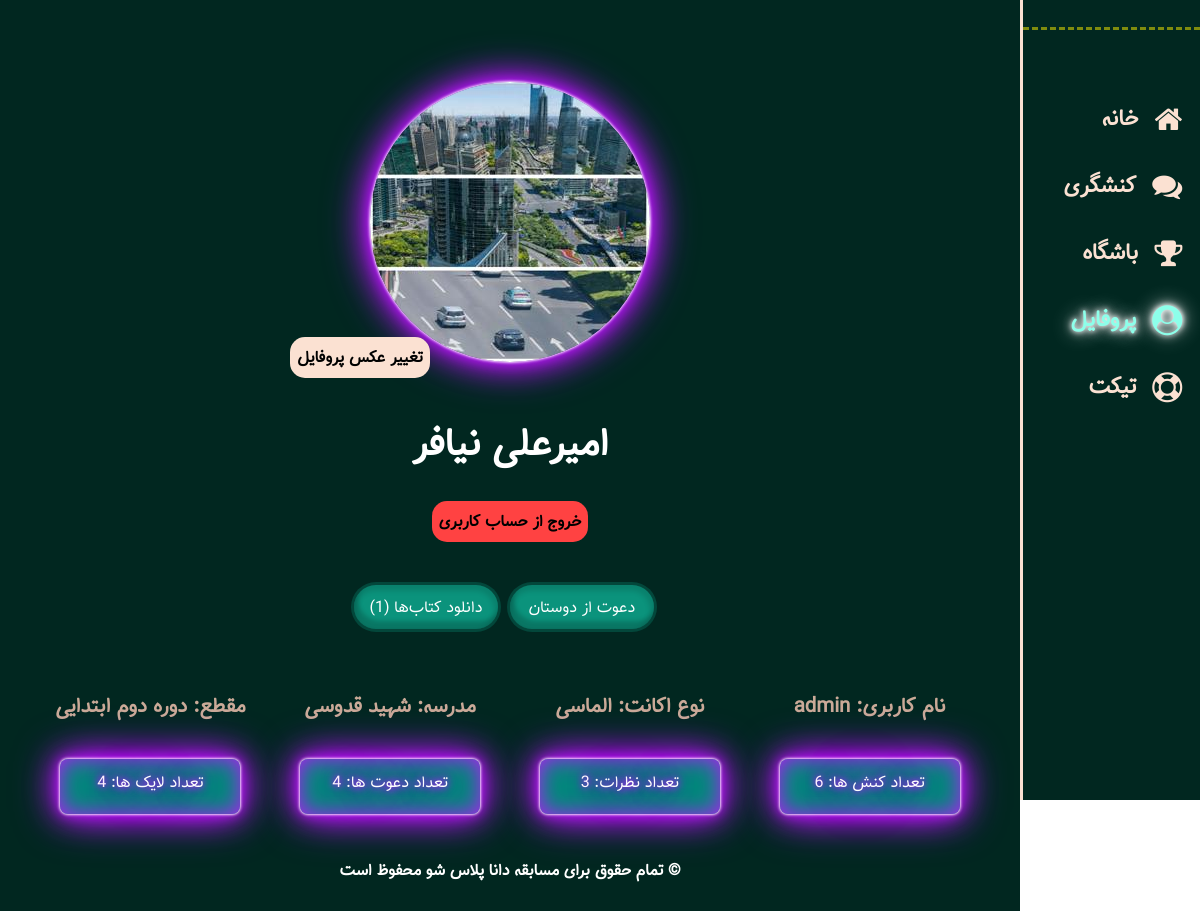
Screenshot of /profile (signed in) with the database file from the repository.
### models/user.py (models this page shows)
class User(db.Model, UserMixin):
    __tablename__ = "users"
    id = Column(Integer, primary_key=True)
    name = Column(String, nullable=False, unique=True, index=True)
    username = Column(String, nullable=False, unique=True, index=True)
    password = Column(String, nullable=False, unique=True, index=True)
    code = Column(Integer, nullable=False, unique=True, index=True)
    phone = Column(String, nullable=False, index=True)
    email = Column(String, nullable=False, index=True)
    grade = Column(String, nullable=False, index=True)
    birth = Column(String, nullable=False, index=True)  #1340 - 1397
    gender = Column(String, nullable=False, index=True)
    type = Column(String, nullable=False, index=True)
    invite_code = Column(String, nullable=False, index=True)
    invite_auth = Column(String, nullable=False, index=True)
    msg_code = Column(Integer, index=True)
    province = Column(String, index=True)
    city = Column(String, index=True)
    school_name = Column(String, index=True)
    school_type = Column(String, index=True)
    home_addres = Column(String, index=True)
    recognition = Column(String, index=True)
    final = Column(Integer, default=0, index=True)
    authentication = Column(Integer, default=0, index=True)
    downloads = Column(Integer, default=2, index=True)
    coin = Column(Integer, default=0, index=True)
    point = Column(Integer, default=0, index=True)
    badge = Column(Integer, default=0, index=True)
    like = Column(Integer, default=0, index=True)
    invite = Column(Integer, default=0, index=True)

### blueprints/user.py (the view)
@app.route("/profile", methods=["GET","POST"],  strict_slashes=False)
@login_required
def profile():
    if request.method == "POST":
        file = request.files.get("file", None)
        file.save(f"static/users/{file.filename}")
        image = Image.open(f"static/users/{file.filename}")
        resized_image = image.resize((280, 280))
        resized_image = resized_image.convert("RGB")
        resized_image.save(f"static/users/{current_user.id}.jpg", 'JPEG')
        os.remove(f"static/users/{file.filename}")
        return redirect(request.url)
    else:
        activisms = len(current_user.interactions.filter(Interaction.type=='activism', Interaction.status=='confirmed').all())
        comments = len(current_user.interactions.filter(Interaction.type=='comment', Interaction.status=='confirmed').all())
        return render_template("user/profile.html", activisms=activisms, comments=comments)

### app.py (called while the page is built)
@login_manager.user_loader
def load_user(user_id):
    return User.query.filter(User.id==user_id).first()

### templates/user/profile.html (shortened to what this page needs)
{% extends "Base.html" %}
{% block head %}
    <link rel="stylesheet" href="https://cdnjs.cloudflare.com/ajax/libs/font-awesome/4.7.0/css/font-awesome.min.css">
    <link rel="stylesheet" href="{{ url_for('static', filename='styles/user/profile.css') }}">
    {% endblock %}
    {% block body %}
    <div id="continer">
        <div id="side-wrp">
            <div id="logo-wrp">
            </div>
            <a href="{{ url_for('user.home') }}" class="icon-wrp">
                <i class="fa fa-home icon"></i>
                <h2>خانه </h2>
            </a>
            <a href="{{ url_for('user.activism') }}" class="icon-wrp">
                <i class="fa fa-comments icon"></i>
                <h2>کنشگری </h2>
            </a>
            <a href="{{ url_for('user.club') }}" class="icon-wrp">
                <i class="fa fa-trophy icon"></i>
                <h2>باشگاه </h2>
            </a>
            <a href="{{ url_for('user.profile') }}" class="icon-wrp active">
                <i class="fa fa-user-circle icon"></i>
                <h2>پروفایل </h2>
            </a>
            <a href="{{ url_for('user.ticket') }}" class="icon-wrp">
                <i class="fa fa-life-saver icon"></i>
                <h2>تیکت </h2>
            </a>
        </div>
        <div id="content-wrp">
            <div id="heading">
                <img id="h-im" src="/static/users/{{current_user.id}}.jpg"  onerror="this.onerror=null; this.src=`{{ url_for('static', filename='main_img/user.jpg') }}`;" alt="" width="280">
                <label for="file">تغییر عکس پروفایل</label>
                <br class="mob">
                <h1>{{current_user.name}}</h1>
                <div id="log_out" onclick="log_out()">خروج از حساب کاربری</div>
            </div>
            <div id="main">
                <div class="task_bar">
                    {% if current_user.authentication==1 and current_user.final==1 %}
                        <a href="{{ url_for('user.invites') }}" class="invite_link task_link"><button class="invite_btn task_btn">دعوت از دوستان</button></a>
                        {% if current_user.downloads != 0 %}
                        <a href="/download" onclick="setInterval(function() {location.reload();}, 1000);" class="down_link task_link"><button class="down_btn task_btn">دانلود کتاب‌ها ({{current_user.downloads}})</button></a>
                        {% else %}
                        <a class="down_link task_link"><button disabled class="down_btn task_btn">دانلود کتاب‌ها ({{current_user.downloads}})</button></a>
                        {% endif %}
                    {% endif %}
                </div>
                <div class="about">
                    <h3>نام کاربری: {{current_user.username}}</h3>
                    <h3>نوع اکانت: {{"الماسی" if current_user.authentication == 1 and current_user.final == 1  else "طلایی" if current_user.final == 1 else "نقره‌ای" if  current_user.authentication == 1 else "برنزی"}}</h3>
                    <h3>مدرسه: {{current_user.school_name}} </h3>
                    <h3>مقطع: {{"دوره اول ابتدایی" if current_user.grade == 1 else "دوره دوم ابتدایی" if current_user.grade == 2 else "دوره متوسطه اول" if current_user.grade == 3 else "دوره متوسطه دوم" if current_user.grade == 4 else "فرهنگی"}}</h3>
                </div>
                <div class="values">
                    <div class="value">
                        تعداد کنش ها: {{activisms}}
                    </div>
                    <div class="value">
                        تعداد نظرات: {{comments}}
                    </div>
                    <div class="value">
                        تعداد دعوت ها: {{current_user.invite}}
                    </div>
                    <div class="value">
                        تعداد لایک ها: {{current_user.like}}
                    </div>
                </div>
            <div id="footer">
                <h4 id="copyRight">© تمام حقوق برای مسابقه دانا پلاس شو محفوظ است</h4>
            </div>
        </div>
    </div>
{% endblock %}

### static/styles/user/profile.css (style rules this page uses)
body { min-width: 315px; }
body * { box-sizing: border-box; }
a:-webkit-any-link { color: none; cursor: pointer; text-decoration: none; }
body * { font-family: Tanha; }
body { font-family: Arial; padding: 0px; margin: 0px; }
h1 { margin-top: 10px; color: #fff; }
#h-im { margin-top: 8%; border-radius: 50%; box-shadow: 0 0 .2rem #fff, 0 0 .2rem #fff, 0 0 2rem #bc13fe, 0 0 0.8rem #bc13fe, 0 0 2.8rem #bc13fe, inset 0 0 1.3rem #bc13fe; }
#heading { display: flex; justify-content: center; align-items: center; flex-direction: column; }
#copyRight { color: white }
.icon-wrp { display: flex; justify-content: start; align-items: center; }
.icon { font-size:48px; color:#fbe1d2; margin-left: 10%; }
.icon-wrp>h2 { color:#fbe1d2; }
h2 { margin: 0; }
#side-wrp { display: flex; }
#logo-wrp { border-bottom: 3px dashed #d7d00297; width: 100%; }
#footer { display: flex; justify-content: center; align-items: center; margin-top: 20px; }
.icon-wrp.active * { color: #8dffea; text-shadow: 0 0 5px #fff, 0 0 10px #fff, 0 0 20px #fff; }
#main { display: flex; justify-content: center; align-items: center; flex-direction: column; margin-top: 0; }
#content-wrp { min-height: calc( 100vh - 88px ); }
label,#log_out { position: relative; bottom: 25px; right: 150px; background-color: #fbe1d2; padding: 7px; font-weight: 900; border-radius: 15px; cursor: pointer; }
.about { display: grid; grid-template-columns: 25% 25% 25% 25%; width: 100%; margin-bottom: 30px; }
.about * { margin: 5px 0; color: #caaa98; white-space: nowrap; }
.value { background-color: #008c7b; border: none; box-shadow: 0 0 .2rem #fff, 0 0 .2rem #fff, 0 0 2rem #bc13fe, 0 0 0.8rem #bc13fe, 0 0 2.8rem #bc13fe, inset 0 0 1.3rem #bc13fe; border-radius: 8px; width: 20%; height: 55px; color: #fff; text-shadow: 0 0 7px #bc13fe, 0 0 10px #bc13fe, 0 0 21px #bc13fe, 0 0 42px #bc13fe, 0 0 82px #bc13fe, 0 0 92px #bc13fe, 0 0 102px #bc13fe, 0 0 151px #bc13fe; min-width: 180px; transition: 0.5s; margin: 1px 10px; text-align: center; justify-self: center; padding-top: 10px; }
.values { display: grid; grid-template-columns: 25% 25% 25% 25%; width: 100%; }
.task_btn { cursor: pointer; width: 150px; height: 50px; background-color: #0b937c; border: 3px #012d25bc solid; color: white; text-align: center; text-decoration: none; font-size: 16px; cursor: pointer; border-radius: 50px; box-shadow: inset 4px -8px 4px 0px rgb(4 4 4 / 19%), inset -1px 3px 5px 3px rgb(0 0 0 / 12%); transition: background-color 0.3s, transform 0.3s; }
.task_link { margin: 1%; margin-top: 40px; }
.task_bar { display: flex; justify-content: space-between; margin-bottom: 50px; }
@media only screen and (min-width: 1025px) { #continer { display: flex; width: 100%; height: auto; } }
@media only screen and (min-width: 1025px) { #content-wrp { width: 85%; background-color: #012720; justify-content: center; align-items: center; } }
@media only screen and (min-width: 1025px) { #side-wrp { flex-direction: column; position: sticky; top: 0; width: 15%; background-color: #012720; border-left: 3px solid #fbe1d2; height: 100vh; } }
@media only screen and (min-width: 1025px) { #main { margin: 3%; margin-top: 0; } }
@media only screen and (min-width: 1025px) { h1 { font-size: 2.7em; } }
@media only screen and (min-width: 1025px) { .icon-wrp { margin-top: 30px; margin-right: 10%; } }
@media only screen and (min-width: 1025px) { #logo-wrp { margin-bottom: 40px; } }
@media only screen and (min-width: 1025px) { .about * { text-align: center; font-size: 1.7vw; } }
@media only screen and (min-width: 1024px) and (max-width: 1400px) { h3 { font-size: 1.2em; } }
@media only screen and (min-width: 1024px) and (max-width: 1400px) { .icon { font-size: 30px; } }
@media only screen and (min-width: 1024px) and (max-width: 1400px) { h2 { font-size: 1.4em; } }
@media only screen and (min-width: 1024px) and (max-width: 1400px) { h1 { font-size: 2.4em; } }
#log_out { background-color: rgb(255, 66, 66); position: static; }

### rows the page displays
User: name "امیرعلی نیافر", downloads "1", username "admin", authentication+final "الماسی", school_name "شهید قدوسی", grade "دوره دوم ابتدایی", invite "4", like "4"

### other values shown
{{ activisms }} "6"
{{ comments }} "3"
